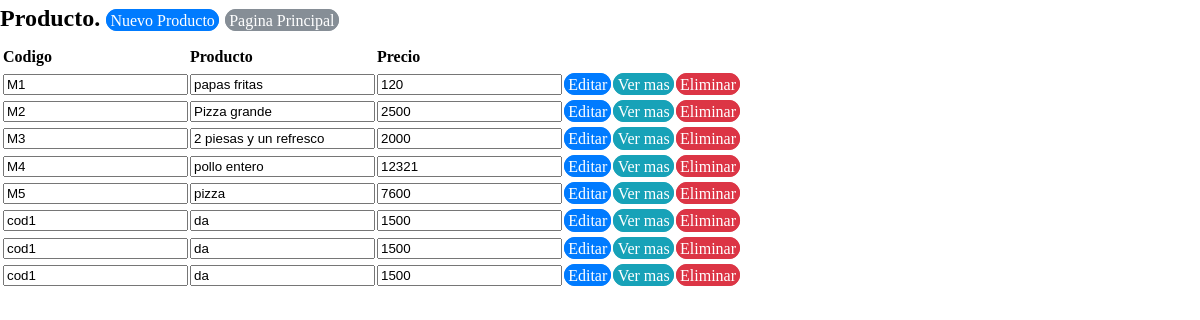
Before: /view/registroproducto/RegistroProducto.php with the older database file.
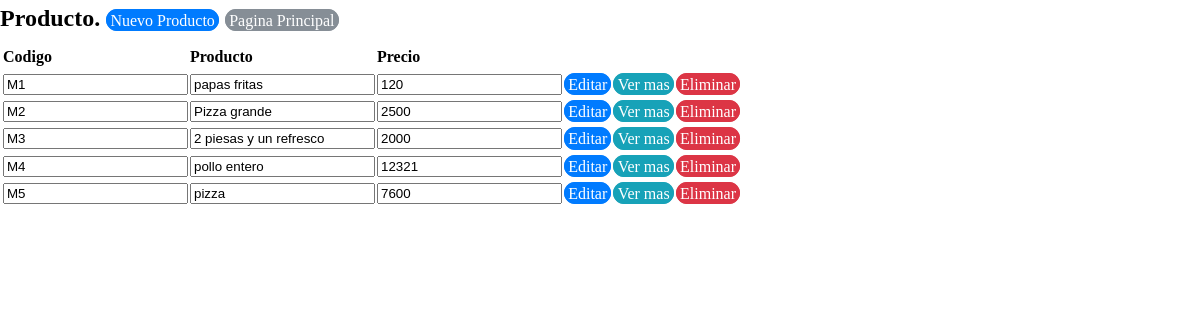
After: the same page with the newer database file.
### tables this page shows
CREATE TABLE `tbproductos` (
  `productoid` int(11) NOT NULL,
  `productocodigo` varchar(50) NOT NULL,
  `productonombre` varchar(50) NOT NULL,
  `productoprecio` varchar(50) NOT NULL,
  `tamano` varchar(50) NOT NULL,
  `productoestado` varchar(50) NOT NULL
);

### business/productobusiness/ProductoBusiness.php (called while the page is built, shortened)
<?php
class ProductoBusiness {
    private $DataProducto;
    public function ProductoBusiness() {
        require_once '../../data/dataproducto/DataProducto.php';
        $this->DataProducto = new DataProducto();
    }
    public function mostrarProductos() {
        return $this->DataProducto->mostrarProductos();
    }
}
?>

### data/dataproducto/DataProducto.php (called while the page is built, shortened)
<?php
class DataProducto {
    private $conexion;
    function DataProducto() {
        include_once '../../data/dbconexion/Conexion.php';
        $this->conexion = new Conexion();
    }
    function mostrarProductos() {
        if ($this->conexion->crearConexion()->set_charset('utf8')) {
            $array = array();
            $mostrarproductos = $this->conexion->crearConexion()->query("SELECT * "
            . "FROM `tbproductos` WHERE productoestado=1;");
            $this->conexion->cerrarConexion();
            while ($resultado = $mostrarproductos->fetch_assoc()) {
                array_push($array, $resultado);
            }
            return $array;
        }
    }
}

### data/dbconexion/Conexion.php (called while the page is built, shortened)
<?php
class Conexion {
    private $server;
    private $user;
    private $password;
    private $dbname;
    function Conexion(){
        $this->server = "localhost";
        $this->user = "root";
        $this->password = "";
        $this->dbname = "bdexpressdjb";
    }
    function crearConexion(){
        $this->conexion  = mysqli_connect($this->server,$this->user,$this->password,$this->dbname);
        return $this->conexion;
    }
}

### view/registroproducto/RegistroProducto.php (the view, shortened to what this page needs)
<!DOCTYPE html>
<head>
    <link rel="stylesheet" href="../../css/estilo.css">
    <?php
    include '../../business/productobusiness/ProductoBusiness.php';
    ?>
</head>
<body>
    <?php
    $productoBusiness = new ProductoBusiness();
    $allBusiness = $productoBusiness->mostrarProductos();
    ?>
    <h2>Producto.
        <a href="?action=registrar" class="btn btn-primary">Nuevo Producto</a>
        <a href="../ventanaprincipalview/VentanaPrincipalView.php" class="btn btn-secondary">Pagina Principal</a>
    </h2>
    <form  action="../../business/productoaccion/ProductoAccion.php" method="Post" >
        <table>
            <thead>
                <tr><th></th>
                    <th>Codigo</th>
                    <th>Producto</th>
                    <th>Precio</th>
                </tr>
            </thead>
            <?php foreach ($allBusiness as $current): ?>
                <tr><td><input type="hidden" name="productoid" id="productoid" value="<?php echo $current['productoid']; ?>"></td>
                    <td><input type="text" id="productocodigo" name="productocodigo" class="productocodigo"  value="<?php echo $current['productocodigo']; ?>"/> </td>
                    <td><input type="text" id="productonombre" name="productonombre" class="productonombre" value="<?php echo $current['productonombre']; ?>"/> </td>
                    <td><input type="text" id="productoprecio" name="productoprecio" class="productoprecio" value="<?php echo $current['productoprecio']; ?>"/> </td>
                    <td><a href="?action=editar&id=<?php echo $current['productoid']; ?> " class="btn btn-primary">Editar</a></td>
                    <td><a href="?action=ver&id=<?php echo $current['productoid']; ?> " class="btn btn-info">Ver mas</a></td>
                    <td><a href="?action=eliminar&id=<?php echo $current['productoid']; ?> " class="btn btn-danger">Eliminar</a></td>
                </tr>
            <?php endforeach ?>
        </table>
    </form>
</body>
</html>

### css/estilo.css (style rules this page uses)
body { margin: 0; font-family: verdana; font-size: 1rem; font-weight: normal; line-height: 1.5; color: black; background-color: window; }
h1, h2, h3, h4, h5, h6 { margin-top: 0; margin-bottom: .5rem; }
a { color: blue; text-decoration: none; background-color: transparent; -webkit-text-decoration-skip: objects; }
table { border-collapse: collapse; }
th { text-align: left; }
.btn { font-weight: normal; text-align: center; white-space: nowrap; vertical-align: middle; border: 1px solid transparent; padding: 0.1rem 0.2rem; font-size: 1rem; line-height: 1.5; border-radius: 0.70rem; transition: all 0.15s ease-in-out; }
.btn-primary { color: #fff; background-color: #007bff; border-color: #007bff; }
.btn-secondary { color: #fff; background-color: #868e96; border-color: #868e96; }
.btn-info { color: #fff; background-color: #17a2b8; border-color: #17a2b8; }
.btn-danger { color: #fff; background-color: #dc3545; border-color: #dc3545; }

Changed rows visible on the page:
removed tbproductos: productocodigo "cod1", productonombre "da", productoprecio "1500"
removed tbproductos: productocodigo "cod1", productonombre "da", productoprecio "1500"
removed tbproductos: productocodigo "cod1", productonombre "da", productoprecio "1500"
